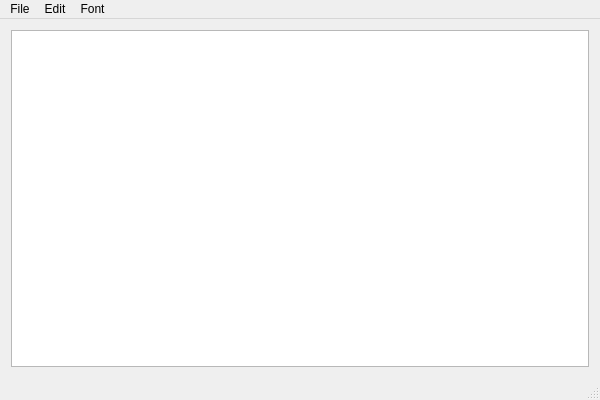
<?xml version="1.0" encoding="UTF-8"?>
<ui version="4.0">
 <class>NotepadTestClass</class>
 <widget class="QMainWindow" name="NotepadTestClass">
  <property name="geometry">
   <rect>
    <x>0</x>
    <y>0</y>
    <width>600</width>
    <height>400</height>
   </rect>
  </property>
  <property name="windowTitle">
   <string>NotepadTest</string>
  </property>
  <widget class="QWidget" name="centralWidget">
   <layout class="QVBoxLayout" name="verticalLayout">
    <item>
     <widget class="QTextEdit" name="textEdit"/>
    </item>
   </layout>
  </widget>
  <widget class="QStatusBar" name="statusBar"/>
  <widget class="QMenuBar" name="menuBar">
   <property name="geometry">
    <rect>
     <x>0</x>
     <y>0</y>
     <width>600</width>
     <height>21</height>
    </rect>
   </property>
   <widget class="QMenu" name="menuFile">
    <property name="title">
     <string>File</string>
    </property>
    <addaction name="actionOpen"/>
    <addaction name="actionSave"/>
    <addaction name="actionSave_as"/>
    <addaction name="actionClose"/>
    <addaction name="separator"/>
    <addaction name="actionRename"/>
    <addaction name="actionDelete_2"/>
    <addaction name="actionOpen_File_Location"/>
    <addaction name="separator"/>
    <addaction name="actionExit"/>
   </widget>
   <widget class="QMenu" name="menuEdit">
    <property name="title">
     <string>Edit</string>
    </property>
    <addaction name="actionUndo"/>
    <addaction name="actionRedo"/>
    <addaction name="separator"/>
    <addaction name="actionCut"/>
    <addaction name="actionCopy"/>
    <addaction name="actionPaste"/>
    <addaction name="actionDelete"/>
    <addaction name="separator"/>
    <addaction name="actionSelect_All"/>
    <addaction name="actionTime_Date"/>
   </widget>
   <widget class="QMenu" name="menuFont">
    <property name="title">
     <string>Font</string>
    </property>
    <addaction name="actionEdit"/>
   </widget>
   <addaction name="menuFile"/>
   <addaction name="menuEdit"/>
   <addaction name="menuFont"/>
  </widget>
  <action name="actionOpen">
   <property name="icon">
    <iconset theme="QIcon::ThemeIcon::DocumentOpen"/>
   </property>
   <property name="text">
    <string>Open</string>
   </property>
   <property name="shortcut">
    <string>Ctrl+O</string>
   </property>
  </action>
  <action name="actionSave">
   <property name="icon">
    <iconset theme="QIcon::ThemeIcon::DocumentSave"/>
   </property>
   <property name="text">
    <string>Save</string>
   </property>
   <property name="shortcut">
    <string>Ctrl+S</string>
   </property>
  </action>
  <action name="actionSave_as">
   <property name="icon">
    <iconset theme="QIcon::ThemeIcon::DocumentSaveAs"/>
   </property>
   <property name="text">
    <string>Save as</string>
   </property>
   <property name="shortcut">
    <string>Ctrl+Shift+S</string>
   </property>
  </action>
  <action name="actionClose">
   <property name="icon">
    <iconset theme="QIcon::ThemeIcon::EditClear"/>
   </property>
   <property name="text">
    <string>Close</string>
   </property>
   <property name="shortcut">
    <string>Ctrl+Shift+C</string>
   </property>
  </action>
  <action name="actionUndo">
   <property name="icon">
    <iconset theme="QIcon::ThemeIcon::EditUndo"/>
   </property>
   <property name="text">
    <string>Undo</string>
   </property>
   <property name="shortcut">
    <string>Ctrl+Z</string>
   </property>
  </action>
  <action name="actionRedo">
   <property name="icon">
    <iconset theme="QIcon::ThemeIcon::EditRedo"/>
   </property>
   <property name="text">
    <string>Redo</string>
   </property>
   <property name="shortcut">
    <string>Ctrl+Y</string>
   </property>
  </action>
  <action name="actionCut">
   <property name="icon">
    <iconset theme="QIcon::ThemeIcon::EditCut"/>
   </property>
   <property name="text">
    <string>Cut</string>
   </property>
   <property name="shortcut">
    <string>Ctrl+X</string>
   </property>
  </action>
  <action name="actionCopy">
   <property name="icon">
    <iconset theme="QIcon::ThemeIcon::EditCopy"/>
   </property>
   <property name="text">
    <string>Copy</string>
   </property>
   <property name="shortcut">
    <string>Ctrl+C</string>
   </property>
  </action>
  <action name="actionPaste">
   <property name="icon">
    <iconset theme="QIcon::ThemeIcon::EditPaste"/>
   </property>
   <property name="text">
    <string>Paste</string>
   </property>
   <property name="shortcut">
    <string>Ctrl+V</string>
   </property>
  </action>
  <action name="actionDelete">
   <property name="icon">
    <iconset theme="QIcon::ThemeIcon::EditDelete"/>
   </property>
   <property name="text">
    <string>Delete</string>
   </property>
   <property name="shortcut">
    <string>Del</string>
   </property>
  </action>
  <action name="actionSelect_All">
   <property name="icon">
    <iconset theme="QIcon::ThemeIcon::EditSelectAll"/>
   </property>
   <property name="text">
    <string>Select All</string>
   </property>
   <property name="shortcut">
    <string>Ctrl+A</string>
   </property>
  </action>
  <action name="actionSize">
   <property name="text">
    <string>Size</string>
   </property>
  </action>
  <action name="actionBold">
   <property name="text">
    <string>Bold</string>
   </property>
  </action>
  <action name="actionItalic">
   <property name="text">
    <string>Italic</string>
   </property>
  </action>
  <action name="actionUnderlined">
   <property name="text">
    <string>Underlined</string>
   </property>
  </action>
  <action name="actionStrikethrough">
   <property name="text">
    <string>Strikethrough</string>
   </property>
  </action>
  <action name="actionRename">
   <property name="icon">
    <iconset theme="QIcon::ThemeIcon::MailMessageNew"/>
   </property>
   <property name="text">
    <string>Rename</string>
   </property>
   <property name="shortcut">
    <string>Ctrl+R</string>
   </property>
  </action>
  <action name="actionDelete_2">
   <property name="icon">
    <iconset theme="QIcon::ThemeIcon::EditDelete"/>
   </property>
   <property name="text">
    <string>Delete</string>
   </property>
  </action>
  <action name="actionOpen_File_Location">
   <property name="icon">
    <iconset theme="QIcon::ThemeIcon::FolderOpen"/>
   </property>
   <property name="text">
    <string>Open File Location</string>
   </property>
   <property name="shortcut">
    <string>Ctrl+E</string>
   </property>
  </action>
  <action name="actionExit">
   <property name="icon">
    <iconset theme="QIcon::ThemeIcon::ApplicationExit"/>
   </property>
   <property name="text">
    <string>Exit</string>
   </property>
   <property name="shortcut">
    <string>Alt+F4</string>
   </property>
  </action>
  <action name="actionTime_Date">
   <property name="icon">
    <iconset theme="QIcon::ThemeIcon::DocumentOpenRecent"/>
   </property>
   <property name="text">
    <string>Time/Date</string>
   </property>
   <property name="shortcut">
    <string>F5</string>
   </property>
  </action>
  <action name="actionEdit">
   <property name="icon">
    <iconset theme="QIcon::ThemeIcon::MailMessageNew"/>
   </property>
   <property name="text">
    <string>Edit</string>
   </property>
   <property name="shortcut">
    <string>Ctrl+Shift+F</string>
   </property>
  </action>
 </widget>
 <layoutdefault spacing="6" margin="11"/>
 <resources>
  <include location="NotepadTest.qrc"/>
 </resources>
 <connections/>
</ui>
